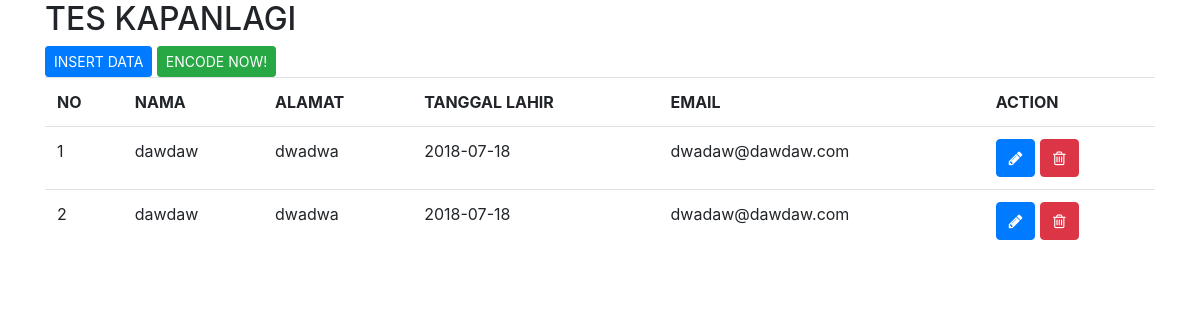
The page / on the database its author committed.
### tables this page shows
CREATE TABLE `foto_kapanlagi` (
  `ID_FOTO` int(11) NOT NULL,
  `ID_KAPANLAGI` int(11) NOT NULL,
  `FOTO` varchar(200) NOT NULL
);

CREATE TABLE `kapanlagi` (
  `ID` int(11) NOT NULL,
  `NAMA` varchar(200) NOT NULL,
  `TGL_LAHIR` date NOT NULL,
  `ALAMAT` text NOT NULL,
  `EMAIL` varchar(100) NOT NULL
);

### application/controllers/Kapanlagi.php (called while the page is built, shortened)
<?php
class Kapanlagi extends CI_Controller {
	public function __construct()
	{
		$this->load->model('crud_model');
		$this->load->model('image_model');
		$this->load->helper('url');
		$this->load->library('imageconvert');
	}
	public function index()
	{
		$data = $this->crud_model->joindata('kapanlagi','foto_kapanlagi','ID','ID_KAPANLAGI');
		$data = array('data'=> $data);
		$this->load->view('layout/header');
		$this->load->view('crud/body.php',$data);
	}
}

### index.php (called while the page is built, shortened)
<?php
require_once BASEPATH.'core/CodeIgniter.php';

### application/models/crud_model.php (called while the page is built, shortened)
<?php
class Crud_model extends CI_Model {
	public function joinData($tbname, $jointb,$column1, $column2){
		$this->db->join($jointb, $tbname.'.'.$column1.'='.$jointb.'.'.$column2);
		$query =$this->db->get($tbname);
		return $query->result_array();
	}
}

### application/views/crud/body.php (the view, shortened to what this page needs)
<body>
	<div class="container">
	<h2>TES KAPANLAGI</h2>
	<button type="button" class="btn btn-sm btn-primary" data-toggle="modal" data-target="#datamodal">
    INSERT DATA
  </button>
	<a href="<?php echo base_url('kapanlagi/encode') ?>" title="" class="btn btn-sm btn-success">ENCODE NOW!</a>
	<table class="table">
		<tr>
			<th>NO</th>
			<th>NAMA</th>
			<th>ALAMAT</th>
			<th>TANGGAL LAHIR</th>
			<th>EMAIL</th>
			<th>ACTION</th>
		</tr>
		<?php $i=0; foreach ($data as $key): ?>
		<tr>
			<td><?php echo ++$i;?></td>
			<td><?php echo $key['NAMA'] ?></td>
			<td><?php echo $key['ALAMAT'] ?></td>
			<td><?php echo $key['TGL_LAHIR'] ?></td>
			<td><?php echo $key['EMAIL'] ?></td>
			<td>
				<button type="button" class="btn btn-md btn-primary" data-toggle="modal" data-target="#updatemodal<?php echo $key['ID'] ?>"><i class="fa fa-pencil"></i></button>
				<a href="<?php echo base_url('kapanlagi/delete').'?id='.$key['ID'] ?>" title="" class="btn btn-md btn-danger"><i class="fa fa-trash-o"></i></a>
			</td>
		</tr>
		<?php endforeach ?>
	</table>
	</div>
</body>
</html>

### application/views/layout/header.php (shortened to what this page needs)
<!DOCTYPE html>
<html>
<head>
	<link href="<?php echo base_url('/assets/fa/css/font-awesome.min.css')?>" rel="stylesheet">
	<link href="<?php echo base_url('/assets/css/bootstrap.min.css')?>" rel="stylesheet">
</head>

### rows shown on the page
foto_kapanlagi: ID_KAPANLAGI.NAMA "dawdaw", ID_KAPANLAGI.ALAMAT "dwadwa", ID_KAPANLAGI.TGL_LAHIR "2018-07-18", ID_KAPANLAGI.EMAIL "dwadaw@dawdaw.com"
foto_kapanlagi: ID_KAPANLAGI.NAMA "dawdaw", ID_KAPANLAGI.ALAMAT "dwadwa", ID_KAPANLAGI.TGL_LAHIR "2018-07-18", ID_KAPANLAGI.EMAIL "dwadaw@dawdaw.com"
